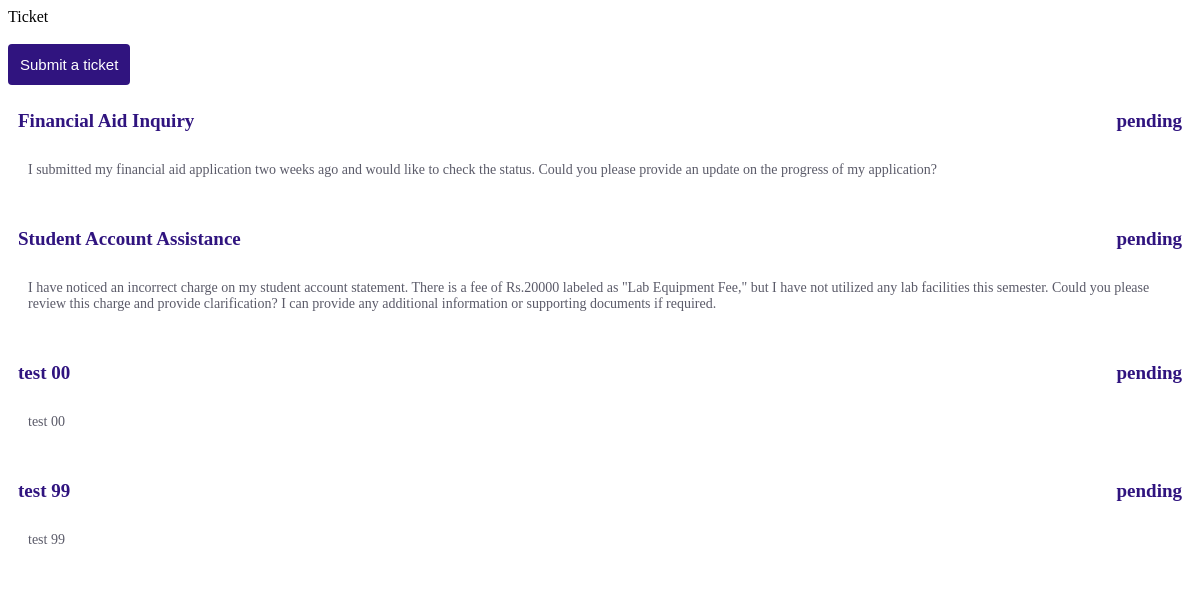
/student/pages/tickets.php (signed in), run on the app's committed database.
### tables this page shows
CREATE TABLE `ticket` (
  `T_No` varchar(5) NOT NULL,
  `S_ID` varchar(10) NOT NULL,
  `T_title` varchar(100) NOT NULL,
  `T_Des` varchar(500) NOT NULL,
  `T_Status` varchar(10) NOT NULL,
  `Ad_ID` varchar(10) DEFAULT NULL
);

### student/pages/tickets.php (the view, shortened to what this page needs)
<!DOCTYPE html>
<html lang="en">
<head>
</head>
<body>
    <section id="show-ticket">
        <div class="page-title">Ticket</div>
        <br>
        <button class="btn" onclick="switchsubmitform()">Submit a ticket</button>
        <div class="tickets">
            <?php
            $S_ID=$_SESSION['S_ID'];
            include '../config/connection.php' ;
            $sql = "SELECT * FROM ticket where S_ID = '$S_ID'  ";
            $result = mysqli_query($con, $sql);
            if (mysqli_num_rows($result) > 0) {
                while ($row = mysqli_fetch_assoc($result)) {
                    $title = $row['T_title'];
                    $body = $row['T_Des'];
                    $status = $row['T_Status'];
                    echo "
                    <div class='ticket'>
                        <div class='ticket-head'>
                            <div class='card-title'>
                                " . $title . "
                            </div>
                            <div class='ticket-status'>
                                " . $status . "
                            </div>
                        </div>
                        <div class='ticket-body'>
                            " . $body . "
                        </div>
                    </div>
                ";
                }
            } else {
                echo "No rows found.";
            }
            ?>
        </div>
    </section>
</body>
</html>

### student/pages/tickets.php (style rules this page uses)
.btn { font-size: 15px; padding: 12px; border-radius: 4px; outline: none; border: none; background-color: rgb(48, 20, 127); color: white; }
.tickets { width: 100%; margin-top: 15px; }
.ticket { background-color: rgb(255, 255, 255); border-radius: 4px; margin-bottom: 20px; }
.ticket-head { display: flex; justify-content: space-between; font-size: 19px; padding: 10px; font-weight: bold; color: rgb(48, 20, 127); }
.ticket-body { padding: 20px; display: flex; flex-direction: column; gap: 20px; font-size: 14px; color: rgb(91, 91, 105); }

### data on the page
ticket: T_title "Financial Aid Inquiry", T_Status "pending", T_Des "I submitted my financial aid application two weeks ago and would like to check the status. Could you please provide an update on the progress of my application?"
ticket: T_title "Student Account Assistance", T_Status "pending", T_Des "I have noticed an incorrect charge on my student account statement. There is a fee of Rs.20000 labeled as \"Lab Equipment Fee,\" but I have not utilized any lab facilities this semester. Could you please review this charge and provide clarification? I can provide any additional information or supporting documents if required."
ticket: T_title "test 00", T_Status "pending", T_Des "test 00"
ticket: T_title "test 99", T_Status "pending", T_Des "test 99"
